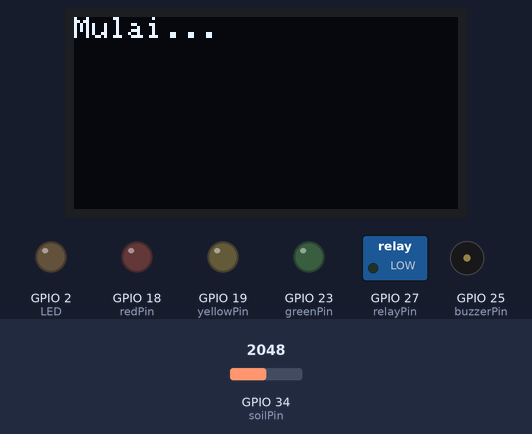
The sketch below on a simulated ESP32. Shown: 128×64 one-colour display, switched loads named in the sketch (green lamp = pin HIGH), output pins drawn as LEDs (lit = HIGH), buzzer (waves = sounding, pin HIGH). The inputs (shaded band) are chosen by the test bench; at power-on: GPIO 34 (soilPin) = 2048. WiFi joins after 1.5 s; servers stay silent unless stated; uploads are accepted with an empty reply; what the sketch prints to the serial monitor is not drawn.

Above: at 1.1 s.
At 2.6 s:
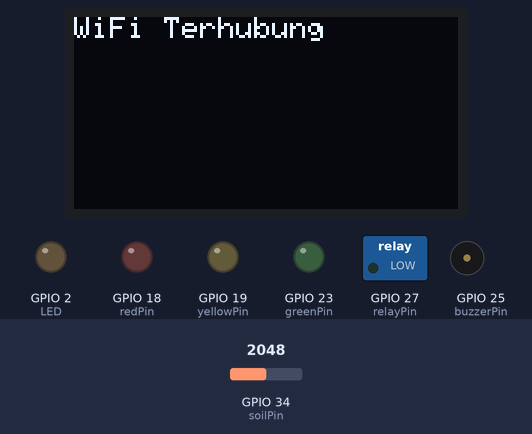
At 3.9 s:
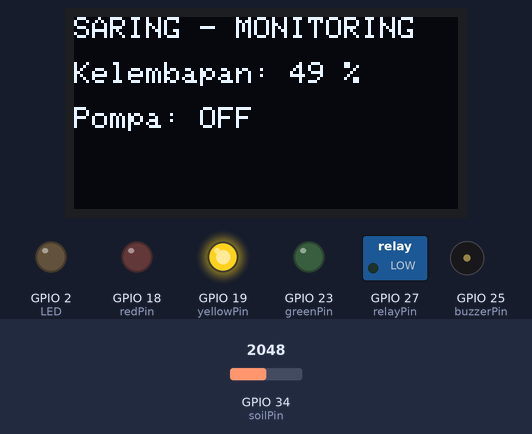
Timing chart, 0 to 5.4 s (numbered marks = the images above):
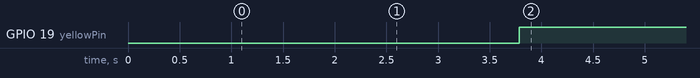

The sketch:

saring_esp32.ino
```cpp
#include <WiFi.h>
#include <HTTPClient.h>
#include <Wire.h>
#include <Adafruit_GFX.h>
#include <Adafruit_SSD1306.h>

// ======= WiFi & Ubidots =======
const char* ssid = "R LAB FISIKA";
const char* password = "l4b.f1s1k4";
const char* TOKEN = "BBUS-N7BD5c1zWnvSXahWY92pV7DJniZDtQ";
const char* DEVICE_LABEL = "saring";
const char* VARIABLE_LABEL = "kelembapan";

// ======= Pin Setup =======
const int soilPin = 34;
const int relayPin = 27;
const int LED = 2;
const int redPin = 18;
const int yellowPin = 19;
const int greenPin = 23;
const int buzzerPin = 25; // buzzer pasif

// OLED Setup
#define SCREEN_WIDTH 128
#define SCREEN_HEIGHT 64
#define OLED_RESET -1
Adafruit_SSD1306 display(SCREEN_WIDTH, SCREEN_HEIGHT, &Wire, OLED_RESET);

// Variabel
int kelembapan = 0;
bool pumpOn = false;
bool lastPumpState = false;

void setup() {
  Serial.begin(115200);
  Wire.begin(21, 22); // SDA = 21, SCL = 22

  if (!display.begin(SSD1306_SWITCHCAPVCC, 0x3C)) {
    Serial.println("OLED GAGAL");
    while (1);
  }

  display.clearDisplay();
  display.setTextSize(1);
  display.setTextColor(SSD1306_WHITE);
  display.setCursor(0, 0);
  display.println("Mulai...");
  display.display();
  delay(1000);

  pinMode(relayPin, OUTPUT);
  pinMode(LED, OUTPUT);
  pinMode(redPin, OUTPUT);
  pinMode(yellowPin, OUTPUT);
  pinMode(greenPin, OUTPUT);
  pinMode(buzzerPin, OUTPUT);

  WiFi.begin(ssid, password);
  Serial.print("Menghubungkan ke WiFi");
  while (WiFi.status() != WL_CONNECTED) {
    delay(500);
    Serial.print(".");
  }
  Serial.println("\nWiFi Terhubung");
  display.clearDisplay();
  display.setCursor(0, 0);
  display.println("WiFi Terhubung");
  display.display();
  delay(1000);
}

int readSoil() {
  int total = 0;
  for (int i = 0; i < 10; i++) {
    total += analogRead(soilPin);
    delay(20);
  }
  return total / 10;
}

void sendToUbidots(int value, int status) {
  HTTPClient http;
  String url = "http://industrial.api.ubidots.com/api/v1.6/devices/";
  url += DEVICE_LABEL;

  http.begin(url);
  http.addHeader("Content-Type", "application/json");
  http.addHeader("X-Auth-Token", TOKEN);

  String payload = "{\"" + String(VARIABLE_LABEL) + "\":" + String(value) + ",\"pompa\":" + String(status) + "}";
  int httpResponseCode = http.POST(payload);

  if (httpResponseCode > 0) {
    Serial.print("Data terkirim. Code: ");
    Serial.println(httpResponseCode);
  } else {
    Serial.print("Gagal kirim. Code: ");
    Serial.println(httpResponseCode);
  }

  http.end();
}

void buzzerOn(int durationMs) {
  tone(buzzerPin, 2000); // nada 2kHz
  delay(durationMs);
  noTone(buzzerPin);
}

void loop() {
  if (WiFi.status() != WL_CONNECTED) {
    WiFi.begin(ssid, password);
    delay(1000);
    return;
  }

  int kelembapanRaw = readSoil();
  kelembapan = map(kelembapanRaw, 4095, 0, 0, 100); // Semakin kering, nilai ADC tinggi → % rendah

  Serial.print("Kelembapan: ");
  Serial.print(kelembapan);
  Serial.println(" %");

  // === Kontrol Pompa ===
  if (kelembapan < 40) {
    digitalWrite(relayPin, HIGH);
    pumpOn = true;
  } else if (kelembapan > 60) {
    digitalWrite(relayPin, LOW);
    pumpOn = false;
  }

  // === Buzzer saat pompa berubah ===
  if (pumpOn != lastPumpState) {
    if (pumpOn) {
      Serial.println("Pompa ON - Buzzer 10 detik");
      buzzerOn(10000);
    } else {
      Serial.println("Pompa OFF - Buzzer 4x1 detik");
      for (int i = 0; i < 4; i++) {
        buzzerOn(1000);
        delay(300);
      }
    }
    lastPumpState = pumpOn;
  }

  // === LED Indikator ===
  if (kelembapan < 40) {
    digitalWrite(redPin, HIGH);
    digitalWrite(yellowPin, LOW);
    digitalWrite(greenPin, LOW);
  } else if (kelembapan <= 60) {
    digitalWrite(redPin, LOW);
    digitalWrite(yellowPin, HIGH);
    digitalWrite(greenPin, LOW);
  } else {
    digitalWrite(redPin, LOW);
    digitalWrite(yellowPin, LOW);
    digitalWrite(greenPin, HIGH);
  }

  digitalWrite(LED, pumpOn ? HIGH : LOW);

  // === OLED ===
  display.clearDisplay();
  display.setCursor(0, 0);
  display.println("SARING - MONITORING");
  display.setCursor(0, 15);
  display.print("Kelembapan: ");
  display.print(kelembapan);
  display.println(" %");
  display.setCursor(0, 30);
  display.print("Pompa: ");
  display.println(pumpOn ? "ON" : "OFF");
  display.display();

  // === Kirim ke Ubidots ===
  sendToUbidots(kelembapan, pumpOn);

  delay(10000);
}
```

Measured:
- by itself, GPIO 19 (yellowPin): LOW → HIGH at 3.8 s
- what the display in image 1 shows lasts 1.2 s, from 2.6 s to 3.8 s
